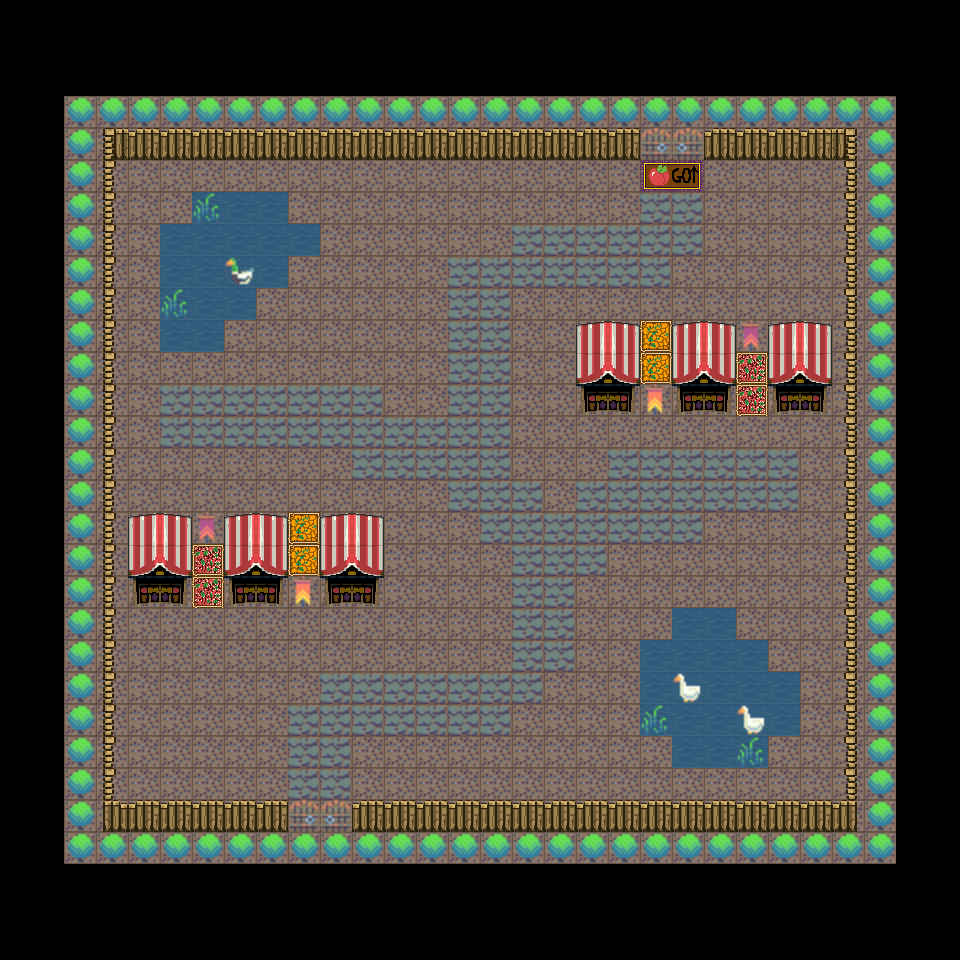

The image is a tile-based game level rendered from a .tmx file. Its description and source (layers, tilesets, objects; grid data summarised) follow:
An orthogonal 30x30 tile map with 32x32 px tiles, 3 tile layers (Floor, Floor2, Walls Doors Objects), 1 hidden layer not drawn, 3 tilesets.

<map version="1.10" tiledversion="1.10.2" orientation="orthogonal" renderorder="right-down" width="30" height="30" tilewidth="32" tileheight="32" infinite="0" nextlayerid="6" nextobjectid="1">
 <tileset firstgid="1" source="TileSets/The_Roguelike_Assets2.tsx" />
 <tileset firstgid="2302" source="TileSets/bazaar_combined_tiles.tsx" />
 <tileset firstgid="2558" source="TileSets/Placeholders.tsx" />
 <layer id="1" name="Floor" width="30" height="30">
  <data>[900 cells, 624 non-empty, 1 distinct tile ids]</data>
 </layer>
 <layer id="2" name="Floor2" width="30" height="30">
  <data>[900 cells, 624 non-empty, 2 distinct tile ids]</data>
 </layer>
 <layer id="3" name="Walls Doors Objects" width="30" height="30">
  <data>[900 cells, 339 non-empty, 27 distinct tile ids]</data>
 </layer>
 <layer id="5" name="Information Layer" width="30" height="30" visible="0">
  <data>[900 cells, 528 non-empty, 9 distinct tile ids]</data>
 </layer>
</map>
